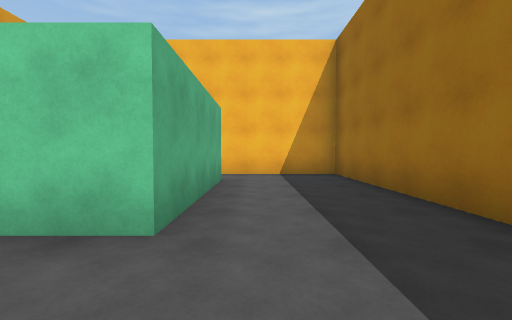
[1] (above)

19 first-person views from a walk through a Unity game level. The camera is 1.3 m above the floor, tilts 2° down and sees 90° across. The floor is counted in squares, 2 m on a side. Each view is taken from the middle of a square. On the plan, view 1 faces up. The plan holds only what a view shows up to about 9 squares ahead; the rest is blank. The place goes on beyond the plan.

[2]
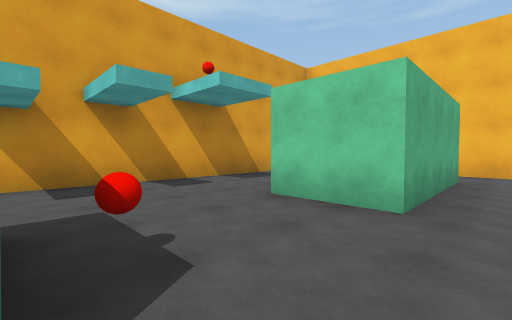

[3]
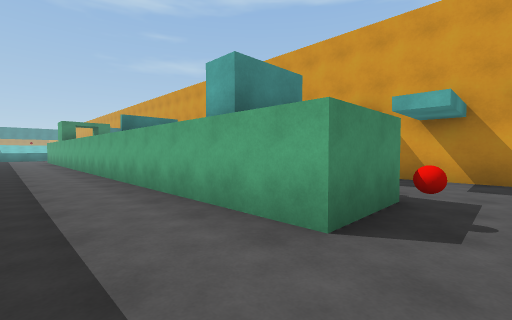

[4]
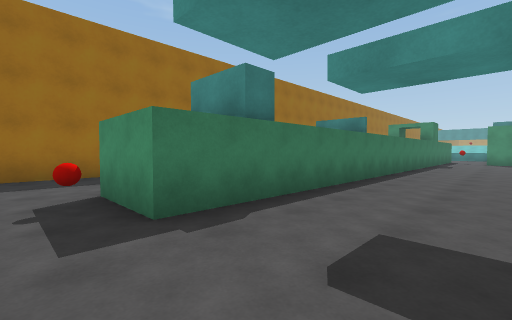

[5]
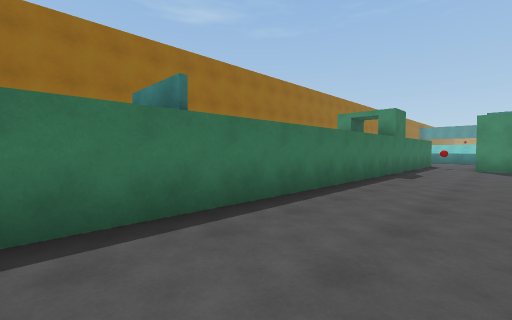

[6]
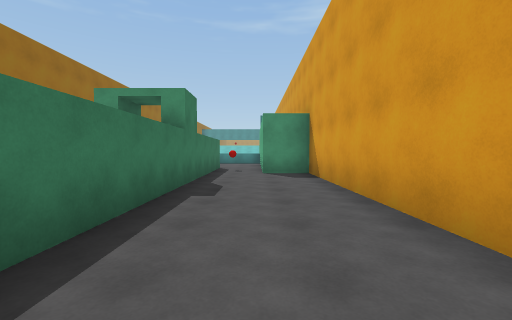

[7]
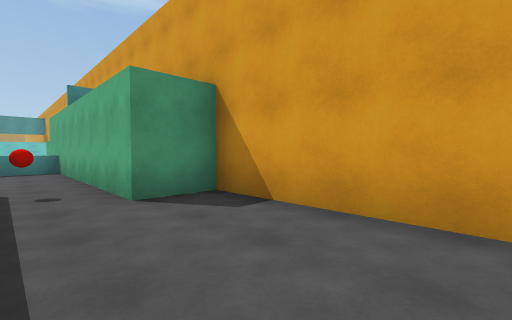

[8]
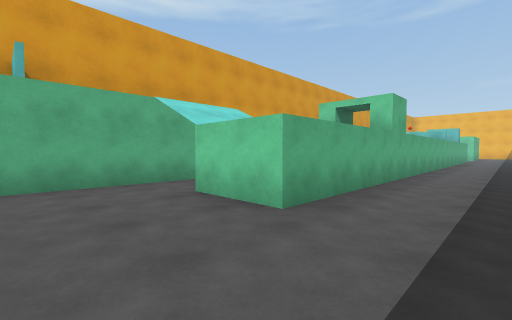

[9]
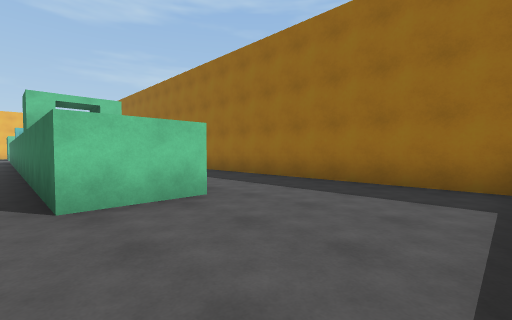

[10]
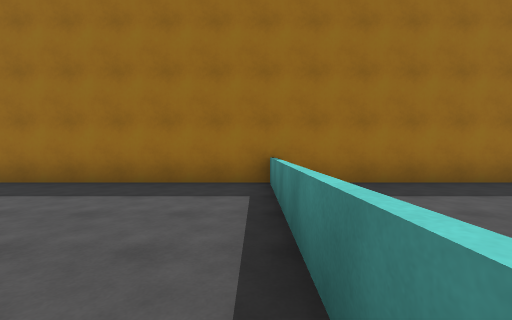

[11]
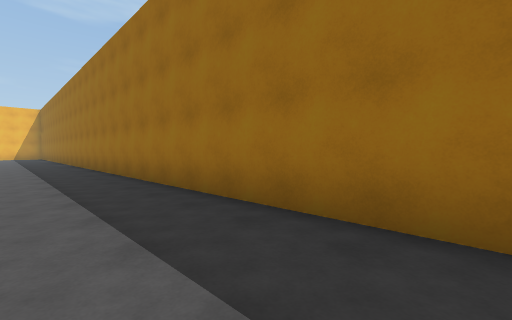

[12]
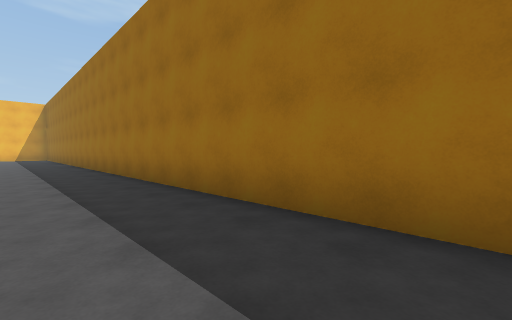

[13]
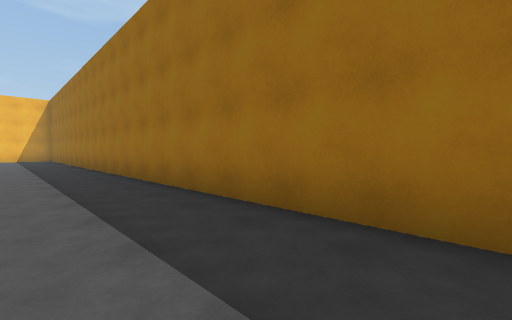

[14]
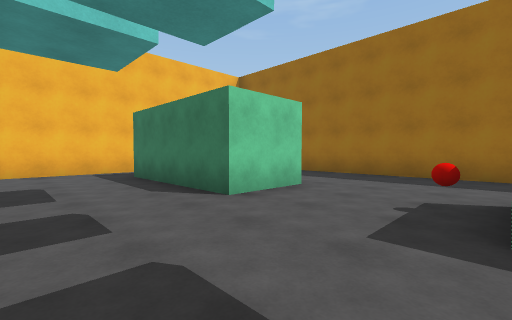

[15]
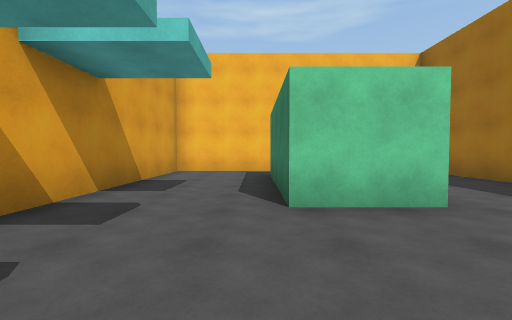

[16]
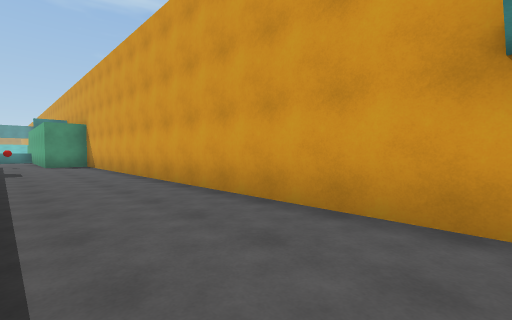

[17]
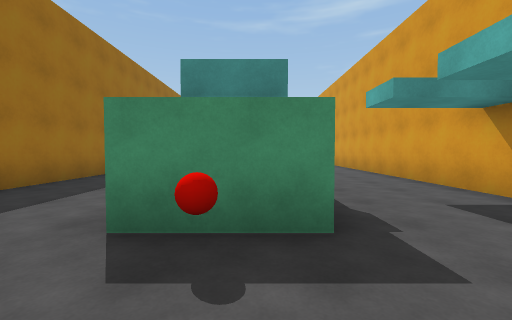

[18]
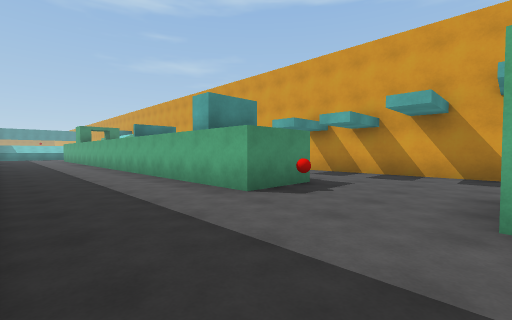

[19]
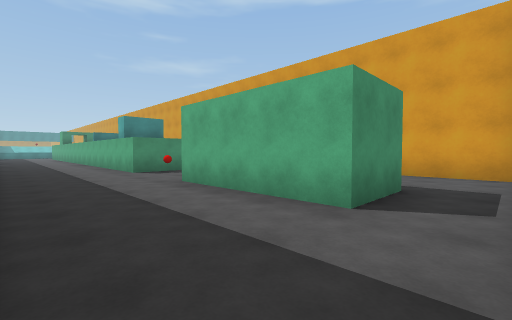

### Floor plan
Points are (right, up) in squares from view 1. A wall is a line through its corners. A room is listed if a view was taken in it or the views show most of it. See-through windows are left out.
Room 1 (views 1, 2, 3, 4, 5, 6, 7, 8, 9, 10, 11, 12, 13, 14, 15, 16, 17, 18, 19)
walls: (-0.8, -1) (-0.8, -17.8) (-2.6, -17.8) (-2.6, -1) (-0.8, -1); (-0.8, 1.9) (-2.6, 1.9) (-2.6, 5.7) (-0.8, 5.7) (-0.8, 1.9); (2.3, -22) (2.3, 7.3) (-5.6, 7.3) (-5.6, -15.5) (-4.2, -15.5) (-4.2, -22)
low walls: (-4.2, -21.3) (2.2, -21.3)
objects: red ball (-3, -17); red ball (-2, 0)

Where each view was taken, in squares from view 1:
view 1: 0 up, 0 right, facing up
view 2: 1 down, 0 right, facing up-left
view 3: 0 up, 1 right, facing down-left
view 4: 0 up, 5 left, facing down-right
view 5: 5 down, 5 left, facing down-right
view 6: 8 down, 4 left, facing down
view 7: 12 down, 3 left, facing down-left
view 8: 20 down, 1 right, facing up-left
view 9: 21 down, 3 left, facing up-right
view 10: 21 down, 3 left, facing right
view 11: 18 down, 0 right, facing up-right
view 12: 15 down, 0 right, facing up-right
view 13: 13 down, 0 right, facing up-right
view 14: 1 down, 5 left, facing up-right
view 15: 1 down, 3 left, facing up
view 16: 3 down, 3 left, facing down-left
view 17: 1 up, 2 left, facing down
view 18: 2 up, 2 right, facing down-left
view 19: 7 up, 2 right, facing down-left
